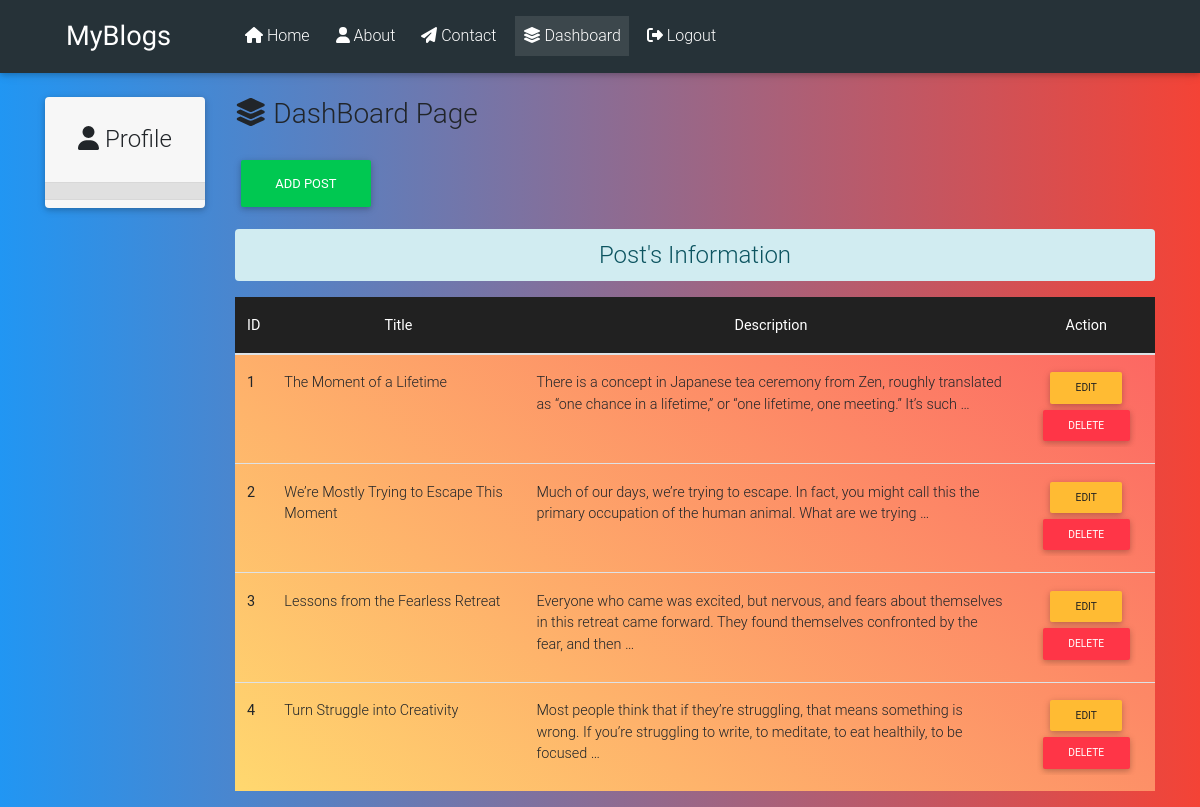
The page /dashboard/ (signed in) on the database its author committed.
### blog/models.py (models this page shows)
class Post(models.Model):
    title = models.CharField(max_length=100)
    desc = models.TextField()

### blog/views.py (the view)
# urls.py: path('dashboard/',views.dashboard,name='dashboard'),
def dashboard(request):
    if request.user.is_authenticated:
        posts = Post.objects.all()
        user = request.user
        full_name = user.get_full_name() #Get user full name
        gps = user.groups.all()
        return render(request, 'blog/dashboard.html',
            {'dashboard':'active',
            'posts':posts,
            'full_name':full_name,
            'groups':gps})
    else:
        return HttpResponseRedirect('/login/')

### blog/templates/blog/dashboard.html (shortened to what this page needs)
{% extends 'blog/base.html' %}
{% load static %}
{% block side %}
<div class="col-md-2 my-4 text-center">
    <div class="card">
        <div class="card-header p-1">
            <h4 class="my-4"><i class="fa-solid fa-user"></i> Profile</h4>
        </div>
        <div class="card-body p-1 bg-light">
        </div>
        <div class="card-footer p-1">
        </div>
    </div>
</div>
{% endblock side %}
{% block content %}
    <div class="col-md-10">
        <h3 class="my-4"><i class="fa-solid fa-layer-group"></i> DashBoard Page</h3>
        <a href="{% url 'addpost' %}" class="btn btn-success">Add Post</a>
        <h4 class="text-center alert alert-info mt-3">
            Post's Information
        </h4>
        {% if posts %}
        <table class="table table-hover bg-light peach-gradient">
            <thead class="bg-dark text-white">
                <tr class="text-center">
                    <th scope="col" style="width:2%;">ID</th>
                    <th scope="col" style="width:28%;">Title</th>
                    <th scope="col" style="width:55%;">Description</th>
                    <th scope="col" style="width:15%;">Action</th>
                </tr>
            </thead>
            <tbody>
                {% for post in posts %}
                    <tr>
                        <th scope="row">{{ post.id }}</th>
                        <td>{{ post.title }}</td>
                        <td>{{ post.desc|truncatewords:'25' }}</td>
                        <td class="text-center">
                            <a href="{% url 'updatepost' post.id %}" class="btn btn-warning btn-sm text-dark">Edit</a>
                            {% if perms.blog.delete_post %}
                                <form action="{% url 'deletepost' post.id %}" method="POST" class="d-inline">
                                    <input type="submit" value="Delete" class="btn btn-danger btn-sm text-white">
                                </form>
                            {% endif %}
                        </td>
                    </tr>
                {% endfor %}
            </tbody>
        </table>
        {% endif %}
    </div>
{% endblock content %}

### blog/templates/blog/base.html (shortened to what this page needs)
{% load static %}
<!DOCTYPE html>
<html lang="en">
<head>
    <link rel="stylesheet" href="{% static 'blog/fonts/css/all.css' %}">
    <link rel="stylesheet" href="{% static 'blog/css/bootstrap.css' %}">
    <link rel="stylesheet" href="{% static 'blog/css/mdb.css' %}">
    <link rel="stylesheet" href="{% static 'blog/css/style.css' %}">
</head>
<body>
    <div class="container-fluid p-0">
        {% include 'blog/navbar.html' %}
    </div>
    <div class="container">
        <div class="row">
            {% block side %}{% endblock side %}
            {% block content %}{% endblock content %}
        </div>
    </div>
</body>
</html>

### blog/templates/blog/navbar.html (shortened to what this page needs)
<nav class="navbar navbar-expand-lg navbar-dark special-color-dark p-3">
	<a class="navbar-brand" href="#">MyBlogs</a>
	<div class="collapse navbar-collapse" id="navbarNav">
		<ul class="navbar-nav">
			<li class="nav-item {{ home }}">
				<a class="nav-link" href="/">
					<i class="fa-solid fa-house"></i>
					Home <span class="sr-only">(current)</span>
				</a>
			</li>
			<li class="nav-item {{ about }}">
				<a class="nav-link" href="{% url 'about' %}">
					<i class="fa-solid fa-user"></i>
					About
				</a>
			</li>
			<li class="nav-item {{ contact }}">
				<a class="nav-link" href="{% url 'contact' %}">
					<i class="fa-solid fa-paper-plane"></i>
					Contact
				</a>
			</li>
			{% if request.user.is_authenticated %}
				<li class="nav-item {{ dashboard }}">
					<a class="nav-link" href="{% url 'dashboard' %}">
						<i class="fa-solid fa-layer-group"></i>
						Dashboard
					</a>
				</li>
				<li class="nav-item {{ logout }}">
					<a class="nav-link" href="{% url 'logout' %}">
						<i class="fa-solid fa-right-from-bracket"></i>
						Logout
					</a>
				</li>
			{% endif %}
		</ul>
	</div>
</nav>

### blog/static/blog/css/style.css (style rules this page uses)
* { transition: all .5s linear 0s; }
body { background: linear-gradient(to right, #2196f3, #f44336); }
.alert { outline: none; border: none; }
.navbar-brand { font-family: 'Rock Salt', cursive; padding: 0 50px; font-size: 1.7em; }
.nav-item { margin-right: 10px; }

### rows shown on the page
Post: id "1", title "The Moment of a Lifetime", desc "There is a concept in Japanese tea ceremony from Zen, roughly translated as “one chance in a lifetime,” or “one lifetime, one meeting.” It’s such …"
Post: id "2", title "We’re Mostly Trying to Escape This Moment", desc "Much of our days, we’re trying to escape. In fact, you might call this the primary occupation of the human animal. What are we trying …"
Post: id "3", title "Lessons from the Fearless Retreat", desc "Everyone who came was excited, but nervous, and fears about themselves in this retreat came forward. They found themselves confronted by the fear, and then …"
Post: id "4", title "Turn Struggle into Creativity", desc "Most people think that if they’re struggling, that means something is wrong. If you’re struggling to write, to meditate, to eat healthily, to be focused …"
